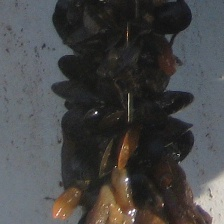
%> input picture images/IMG_5121_nseg1000_cmp30_sig3_ds2_17_x372_y932.jpg, 224 x 224 px
$ octave ENGG6100_ImageProcessing_Ciona.m   (GNU Octave 9; MATLAB toolbox functions it lacks are replaced by stand-ins)
%> lines starting %> are read from the running program, lines starting %| are printed output that depends on the picture
file_1 = 'IMG_5121_nseg1000_cmp30_sig3_ds2_17_x372_y932.jpg';
mask_1 = 'IMG_5121_nseg1000_cmp30_sig3_ds2_17_x372_y932_voc_mask.jpg';
mask_2 = 'IMG_5121_nseg1000_cmp30_sig3_ds2_17_x372_y932_mask.jpg';

close('all');

% note matlab thinks the file doesn't exists if you
% prepend images/ with './'
PATH = 'images/';

image = imread(strcat(PATH, file_1));
%> image is the input picture: size 224x224x3 uint8; mean R, G, B 70.6, 70.6, 70.8
mask = imread(strcat(PATH, mask_1));
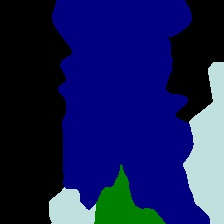
%> input picture images/IMG_5121_nseg1000_cmp30_sig3_ds2_17_x372_y932_voc_mask.jpg, 224 x 224 px
%> mask is the input picture: size 224x224x3 uint8; mean R, G, B 21.5, 29.3, 87.4
int_mask = imread(strcat(PATH, mask_2));
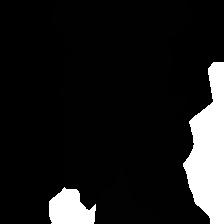
%> input picture images/IMG_5121_nseg1000_cmp30_sig3_ds2_17_x372_y932_mask.jpg, 224 x 224 px
%> int_mask is the input picture: size 224x224 uint8; min 0, max 255, mean 28.2

% Visualize data
imshow(image);
figure();
imshow(mask);

% Smoothing
smooth_image = imgaussfilt(image, 3);
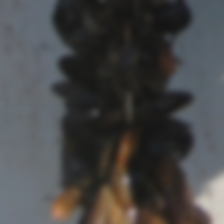
%> smooth_image: size 224x224x3 uint8; mean R, G, B 70.7, 70.6, 70.8
imshow(smooth_image);

% Sharpening
filter_smoothed_f = imgaussfilt(smooth_image, 1);
filter_original_f = imgaussfilt(image, 1);
alpha = 30;

sharpened_smooth = smooth_image + alpha * (smooth_image - filter_smoothed_f);
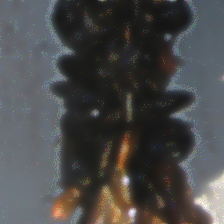
%> sharpened_smooth: size 224x224x3 uint8; mean R, G, B 73.6, 73.4, 73.5
sharpened_original = image + alpha * (image - filter_original_f);
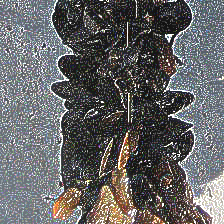
%> sharpened_original: size 224x224x3 uint8; mean R, G, B 100.2, 100.2, 101

subplot(1,2,1);
imshow(sharpened_smooth);
title('Sharpened blurred')

subplot(1,2,2);
imshow(sharpened_original);
title('Sharpened original')

% median filter in 3x3 neighborhood spatially, per each channel
%> (the run ends here)
